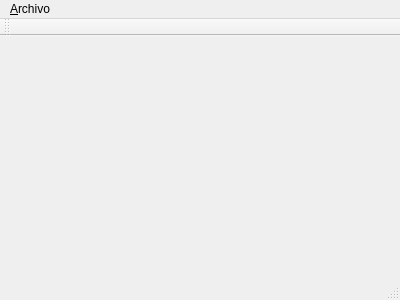
<?xml version="1.0" encoding="UTF-8"?>
<ui version="4.0">
 <class>MainWindow</class>
 <widget class="QMainWindow" name="MainWindow">
  <property name="geometry">
   <rect>
    <x>0</x>
    <y>0</y>
    <width>400</width>
    <height>300</height>
   </rect>
  </property>
  <property name="windowTitle">
   <string>Identificación Bloques LEGO</string>
  </property>
  <property name="windowIcon">
   <iconset resource="rsrcfl.qrc">
    <normaloff>:/icons/icons/opencv-logo.png</normaloff>:/icons/icons/opencv-logo.png</iconset>
  </property>
  <widget class="QWidget" name="centralWidget"/>
  <widget class="QMenuBar" name="menuBar">
   <property name="geometry">
    <rect>
     <x>0</x>
     <y>0</y>
     <width>400</width>
     <height>19</height>
    </rect>
   </property>
   <widget class="QMenu" name="menu_file">
    <property name="title">
     <string>&amp;Archivo</string>
    </property>
    <addaction name="actionopen_image"/>
   </widget>
   <addaction name="menu_file"/>
  </widget>
  <widget class="QToolBar" name="mainToolBar">
   <attribute name="toolBarArea">
    <enum>TopToolBarArea</enum>
   </attribute>
   <attribute name="toolBarBreak">
    <bool>false</bool>
   </attribute>
  </widget>
  <widget class="QStatusBar" name="statusBar"/>
  <action name="actionopen_image">
   <property name="icon">
    <iconset resource="rsrcfl.qrc">
     <normaloff>:/icons/icons/document-open.svg</normaloff>:/icons/icons/document-open.svg</iconset>
   </property>
   <property name="text">
    <string>Abrir Imágen</string>
   </property>
   <property name="shortcut">
    <string>Ctrl+O</string>
   </property>
  </action>
 </widget>
 <layoutdefault spacing="6" margin="11"/>
 <resources>
  <include location="rsrcfl.qrc"/>
 </resources>
 <connections/>
</ui>
